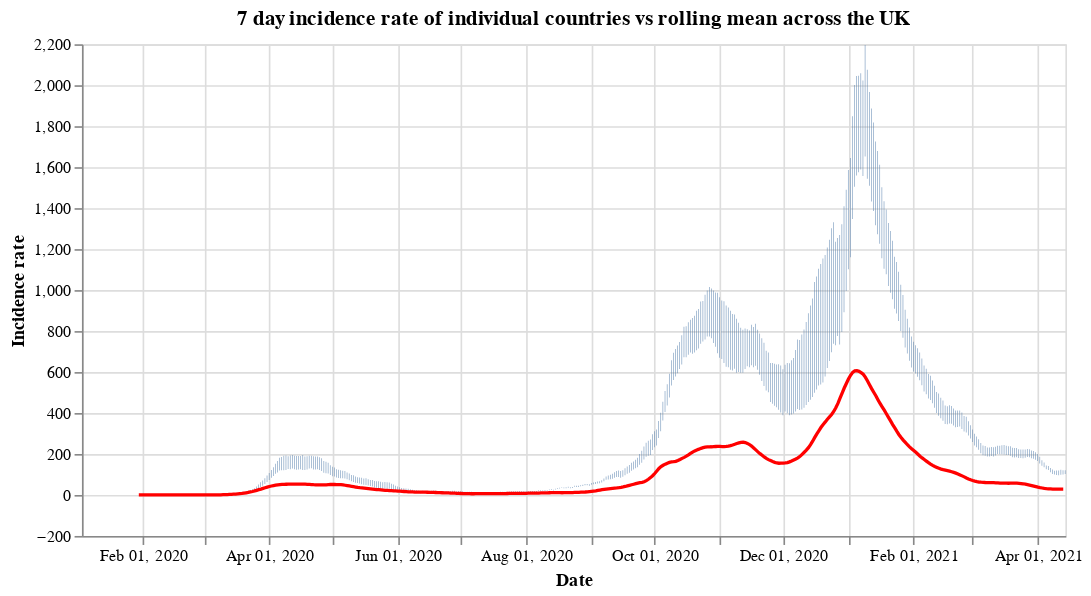

Notebook source saved alongside this figure:
### Code cell
#collapse
countries = uk_cases['areaName'].unique()
countries.sort()

selection = alt.selection_single(
    name='Select',
    fields=['areaName'],
    init={'areaName': 'Wales'},
    bind={'areaName': alt.binding_select(options=countries)}
)

# scatter plot, modify opacity based on selection
bars = alt.Chart(uk_cases).mark_bar().add_selection(
    selection
).encode(
    x=alt.X("yearmonthdate(date):T", axis=alt.Axis(title='Date')),
    y=alt.Y("weeklyCasesRate:Q", axis=alt.Axis(title='Incidence rate')),
    tooltip='weeklyCasesRate:Q',
    opacity=alt.condition(selection, alt.value(1), alt.value(0))
).properties(title=f'7 day incidence rate of individual countries vs rolling mean across the UK', width=600)

line = alt.Chart(overview_cases).mark_line(
    color='red',
    size=2,
).transform_window(
    rolling_mean='mean(weeklyCasesRate)',
    frame=[0, 7]
).encode(
    x='yearmonthdate(date):T',
    y='rolling_mean:Q'
)

alt.layer(bars, line)

### Figure 1 — Vega-Lite specification as saved in the notebook (floating-point values rounded to 4 significant figures; data arrays with more than 128 entries replaced by an {"elided": "..."} marker saying what was removed)
{"config": {"view": {"continuousWidth": 400, "continuousHeight": 300}}, "layer": [{"data": {"name": "data-464ea61cfbae8ed4c0fd8aa2049b6036"}, "mark": "bar", "encoding": {"opacity": {"condition": {"value": 1, "selection": "Select"}, "value": 0}, "tooltip": {"type": "quantitative", "field": "weeklyCasesRate"}, "x": {"type": "temporal", "axis": {"title": "Date"}, "field": "date", "timeUnit": "yearmonthdate"}, "y": {"type": "quantitative", "axis": {"title": "Incidence rate"}, "field": "weeklyCasesRate"}}, "selection": {"Select": {"type": "single", "fields": ["areaName"], "init": {"areaName": "Wales"}, "bind": {"areaName": {"input": "select", "options": ["England", "Northern Ireland", "Scotland", "Wales"]}}}}, "title": "7 day incidence rate of individual countries vs rolling mean across the UK", "width": 600}, {"data": {"name": "data-25332514888e362c3b42f0ac61106c1e"}, "mark": {"type": "line", "color": "red", "size": 2}, "encoding": {"x": {"type": "temporal", "field": "date", "timeUnit": "yearmonthdate"}, "y": {"type": "quantitative", "field": "rolling_mean"}}, "transform": [{"window": [{"op": "mean", "field": "weeklyCasesRate", "as": "rolling_mean"}], "frame": [0, 7]}]}], "$schema": "https://vega.github.io/schema/vega-lite/v4.8.1.json", "datasets": {"data-464ea61cfbae8ed4c0fd8aa2049b6036": {"elided": "1868 records"}, "data-25332514888e362c3b42f0ac61106c1e": {"elided": "440 records"}}}
